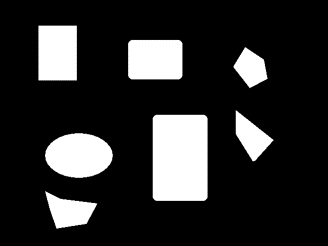
//> input picture computer_vision/E6/picture1.png, 328 x 246 px
$ ./E6   (built with g++ and OpenCV 4)
//> lines starting //> are read from the running program, lines starting //| are printed output that depends on the picture; after the words box and inside, x2 and y2 are one past the last pixel; in counts of white or black regions, pixels touching at a corner belong together
#include <iostream>
#include <opencv2/opencv.hpp>
#include <opencv2/core/core.hpp>
#include <opencv2/highgui.hpp>

using namespace std;
using namespace cv;

int main()
{
	Mat src = imread("C:\\Users\\19843\\Desktop\\CV实验\\E6\\picture1.png", IMREAD_GRAYSCALE);
//> src is the input picture: 246 rows x 328 cols, CV_8UC1; min 0, max 255, mean 44.7
	Mat dst(src.size(), CV_8UC3);
	//原图不是二值图，需要阈值处理
	for (int i = 0;i<src.rows;i++)
		for (int j = 0; j < src.cols; j++)
		{
			if (src.at<uchar>(i, j) >= 128)
				src.at<uchar>(i, j) = 255;
			else
				src.at<uchar>(i, j) = 0;
		}
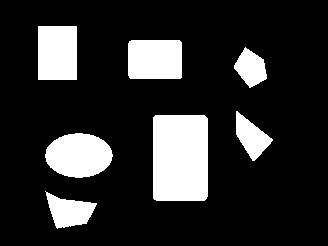
//> src: 246 rows x 328 cols, CV_8UC1; 17.5% white; 7 white regions, largest, box (x1, y1, x2, y2) and area: (153, 115, 208, 201) 4710, (45, 133, 113, 178) 2347, (38, 26, 77, 80) 2106

	//标记不同连通域的二维数组
	int** label = new int*[src.rows];   //246*328
	for (int i = 0; i < src.rows; i++)
	{
		label[i] = new int[src.cols];
	}
	label[0][0] = 0;

	int minlabel;
	int c = 0;
	//对第一行
	for (int j = 1; j < src.cols; j++)
	{
		if (src.at<uchar>(0, j) == src.at<uchar>(0, j - 1))
			label[0][j] = label[0][j - 1];
		else
		{
			c++;
			label[0][j] = c;
		}
	}
//> after the loop, c = 0
	for (int i = 1;i<src.rows;i++)
		for (int j = 0; j < src.cols; j++)
		{
			if (j == 0) //对第一列
			{
				if (src.at<uchar>(i, j) == src.at<uchar>(i - 1, j))
					label[i][j] = label[i - 1][j];
				else
				{
					c++;
					label[i][j] = c;
				}
			}
			else
			{
				if (src.at<uchar>(i, j) == src.at<uchar>(i, j - 1))
				{
					label[i][j] = label[i][j-1];
					if (src.at<uchar>(i, j) == src.at<uchar>(i - 1, j) && label[i][j - 1] != label[i - 1][j])
					{
						minlabel = (label[i][j - 1] < label[i - 1][j]) ? label[i][j - 1] : label[i - 1][j];
						for (int r = 0; r <= i; r++)
							for (int s = 0; s <= src.cols; s++)
							{
								if (label[r][s] == label[i][j - 1] || label[r][s] == label[i - 1][j])
									label[r][s] = minlabel;
							}
					}
				}
				else
				{
					if (src.at<uchar>(i, j) == src.at<uchar>(i - 1, j))
						label[i][j] = label[i-1][j];
					else
					{
						c++;
						label[i][j] = c;
					}
				}
			}
		}
//> this loop made 245 passes
//> (c, minlabel) on passes 1 to 3: (0, 0), (0, 0), (0, 0)
//> after the loop, c = 103; minlabel = 0
	cout <<"c = "<< c << endl;    //最后c为103
//| c = 103

	int * a = new int[c];
	for (int i = 0; i <= c; i++)
	{
		a[i] = 0;
	}
//> this loop made 104 passes
	for (int i = 0; i < src.rows; i++)
		for (int j = 0; j < src.cols; j++)
		{
			a[label[i][j]]++;
		}
	int k = 0;
	for (int r = 0;r<=c;r++)
		if (a[r] != 0)
		{
			for (int i = 0; i < src.rows; i++)
				for (int j = 0; j < src.cols; j++)
				{
					if (label[i][j] == r)
					{
						label[i][j] = k;
					}
				}
			k++;
		}
//> after the loop, k = 9

	for (int i = 0; i<src.rows;i++)
		for (int j = 0; j < src.cols; j++)
		{
			switch (label[i][j])
			{
			case 0: dst.at<Vec3b>(i, j) = Vec3b(255, 0, 0); break;
			case 1: dst.at<Vec3b>(i, j) = Vec3b(0, 255, 0); break;
			case 2: dst.at<Vec3b>(i, j) = Vec3b(0, 0, 255); break;
			case 3: dst.at<Vec3b>(i, j) = Vec3b(0, 255, 255); break;
			case 4: dst.at<Vec3b>(i, j) = Vec3b(255, 0, 255); break;
			case 5: dst.at<Vec3b>(i, j) = Vec3b(255, 255, 0); break;
			case 6: dst.at<Vec3b>(i, j) = Vec3b(128, 0, 0); break;
			case 7: dst.at<Vec3b>(i, j) = Vec3b(0, 128, 0); break;
			case 8: dst.at<Vec3b>(i, j) = Vec3b(0, 0, 128); break;
			case 9: dst.at<Vec3b>(i, j) = Vec3b(0, 128, 128); break;
			default: dst.at<Vec3b>(i, j) = Vec3b(255, 255, 255);
			}
		}
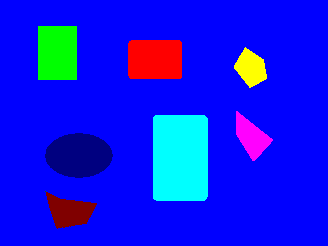
//> dst: 246 rows x 328 cols, CV_8UC3; mean B, G, R 231.9, 24.2, 13.9

	cv::namedWindow("dst", WINDOW_NORMAL);
	cv::imshow("dst", dst);


	int n = 0, maxindex = 0, t = a[1]; //假设标签为1的为最大连通域
//> t = 2106
	for (int i = 1; i < c; i++)
	{
		if (a[i] != 0)
			n++;
		cout << a[i] << endl;
		if (a[i] > t)
		{
			t = a[i];   //记录前景中最大连通域的大小
			maxindex = n;        //记录前景中最大连通域的标签
		}
	}
//> this loop made 102 passes
//> (t, maxindex) on pass 28: (4710, 5)
//| 2106
//| 2093
//| 0
//| 0
//| 830
//| 0
//| 0
//| 0
//> (output is shown up to pass 8 of 102)
//> after the loop, n = 8; t = 4710; maxindex = 5
	cout << "最大连通域的标签为：" << n << endl;
//| 最大连通域的标签为：8
	cout << "最大连通域的大小为：" << t << endl;
//| 最大连通域的大小为：4710

	Mat dst1(dst.size(), CV_8UC1);
	for (int i = 0; i < src.rows; i++)
		for (int j = 0; j < src.cols; j++)
		{
			if (label[i][j] == maxindex)
			{
				dst1.at<uchar>(i, j) = 255;
			}
			else
			{
				dst1.at<uchar>(i, j) = 0;
			}
		}
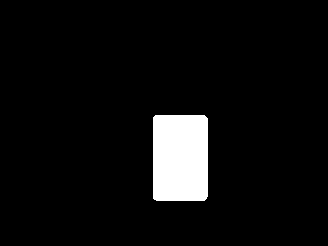
//> dst1: 246 rows x 328 cols, CV_8UC1; 5.8% white; 1 white region, box (x1, y1, x2, y2) and area: (153, 115, 208, 201) 4710

	namedWindow("dst1", WINDOW_NORMAL);
	imshow("dst1", dst1);

	Mat dst2(src.size(), CV_8UC1);
	Mat dst3(src.size(), CV_32SC1);
	distanceTransform(src, dst2, dst3, DIST_L2, 5, DIST_LABEL_PIXEL);
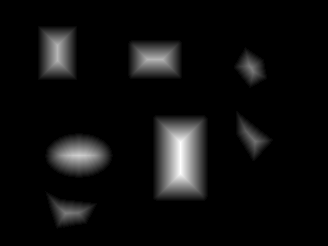
//> dst2: 246 rows x 328 cols, CV_32FC1; min 0, max 28, mean 1.5; drawn with min black and max white
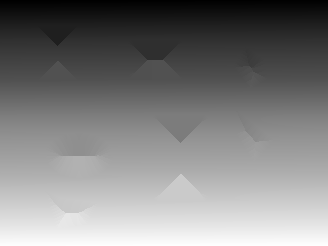
//> dst3: 246 rows x 328 cols, CV_32SC1; min 1, max 66570, mean 33381.7; drawn with min black and max white
	cout << dst2.channels() << endl;
//| 1
	cv::normalize(dst2,dst2, 0, 1, cv::NORM_MINMAX);
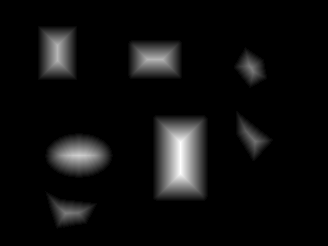
//> dst2: 246 rows x 328 cols, CV_32FC1; 17.5% of pixels changed, all inside (x1, y1, x2, y2) = (38, 26, 273, 229)
	imshow("distanceTransform", dst2);
	imshow("2Dlabel", dst3);
	waitKey(0);
	return 0;
}
